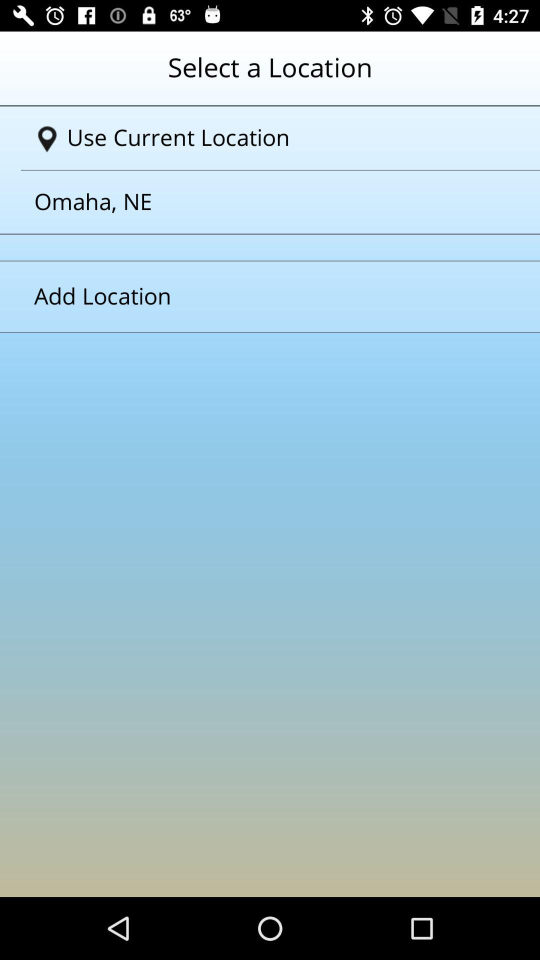
#> input picture code/WORKPLACE/xianyu/61.jpg, 1080 x 1920 px (shown at 1/2 size)
$ python -i ip_preprocessing.py   (imports and definitions only)
#> lines starting #> are read from the running program, lines starting #| are printed output that depends on the picture
import cv2
import numpy as np


def read_img(path, resize_height=None, kernel_size=None):

#> called with path = '61.jpg'
    def resize_by_height(org):
        w_h_ratio = org.shape[1] / org.shape[0]
        resize_w = resize_height * w_h_ratio
        re = cv2.resize(org, (int(resize_w), int(resize_height)))
        return re

    try:
        img = cv2.imread(path)
#> img is the input picture: shape (1920, 1080, 3); mean B, G, R 200.6, 188.9, 161
        if kernel_size is not None:
            img = cv2.medianBlur(img, kernel_size)
        if img is None:
            print("*** Image does not exist ***")
            return None, None
        if resize_height is not None:
            img = resize_by_height(img)
        gray = cv2.cvtColor(img, cv2.COLOR_BGR2GRAY)
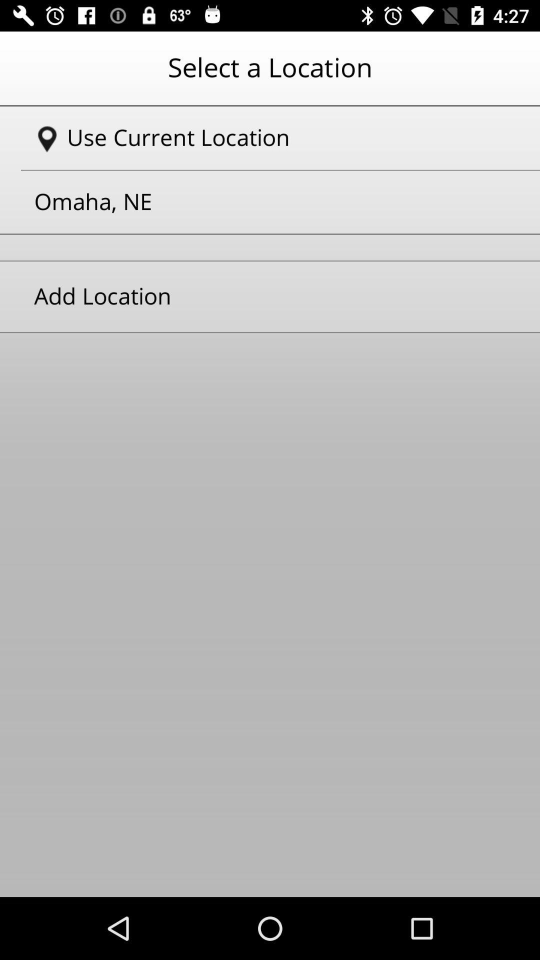
#> gray: shape (1920, 1080) (shown at 1/2 size); min 0, max 255, mean 181.9
        return img, gray

    except Exception as e:
        print(e)
        print("*** Img Reading Failed ***\n")
        return None, None


def gray_to_gradient(img):
    if len(img.shape) == 3:
        img = cv2.cvtColor(img, cv2.COLOR_BGR2GRAY)
    row, column = img.shape[0], img.shape[1]
    img_f = np.copy(img)
    img_f = img_f.astype("float")

    gradient = np.zeros((row, column))
    for x in range(row - 1):
        for y in range(column - 1):
            gx = abs(img_f[x + 1, y] - img_f[x, y])
            gy = abs(img_f[x, y + 1] - img_f[x, y])
            gradient[x, y] = gx + gy
    gradient = gradient.astype("uint8")
    return gradient


def grad_to_binary(grad, min):
    rec, bin = cv2.threshold(grad, min, 255, cv2.THRESH_BINARY)
    return bin


def reverse_binary(bin):
    """
    Reverse the input binary image
    """
    r, bin = cv2.threshold(bin, 1, 255, cv2.THRESH_BINARY_INV)
    return bin


def preprocess(org, grad_min=4, show=False, write_path=None):
    grey = cv2.cvtColor(org, cv2.COLOR_BGR2GRAY)
    grad = gray_to_gradient(grey)        # get RoI with high gradient
    binary = grad_to_binary(grad, grad_min)   # enhance the RoI
    morph = cv2.morphologyEx(binary, cv2.MORPH_CLOSE, (3, 3))  # remove noises
    if write_path is not None:
        cv2.imwrite(write_path, morph)
    if show:
        cv2.imshow('binary', morph)
    return morph

>>> result = read_img('61.jpg')
